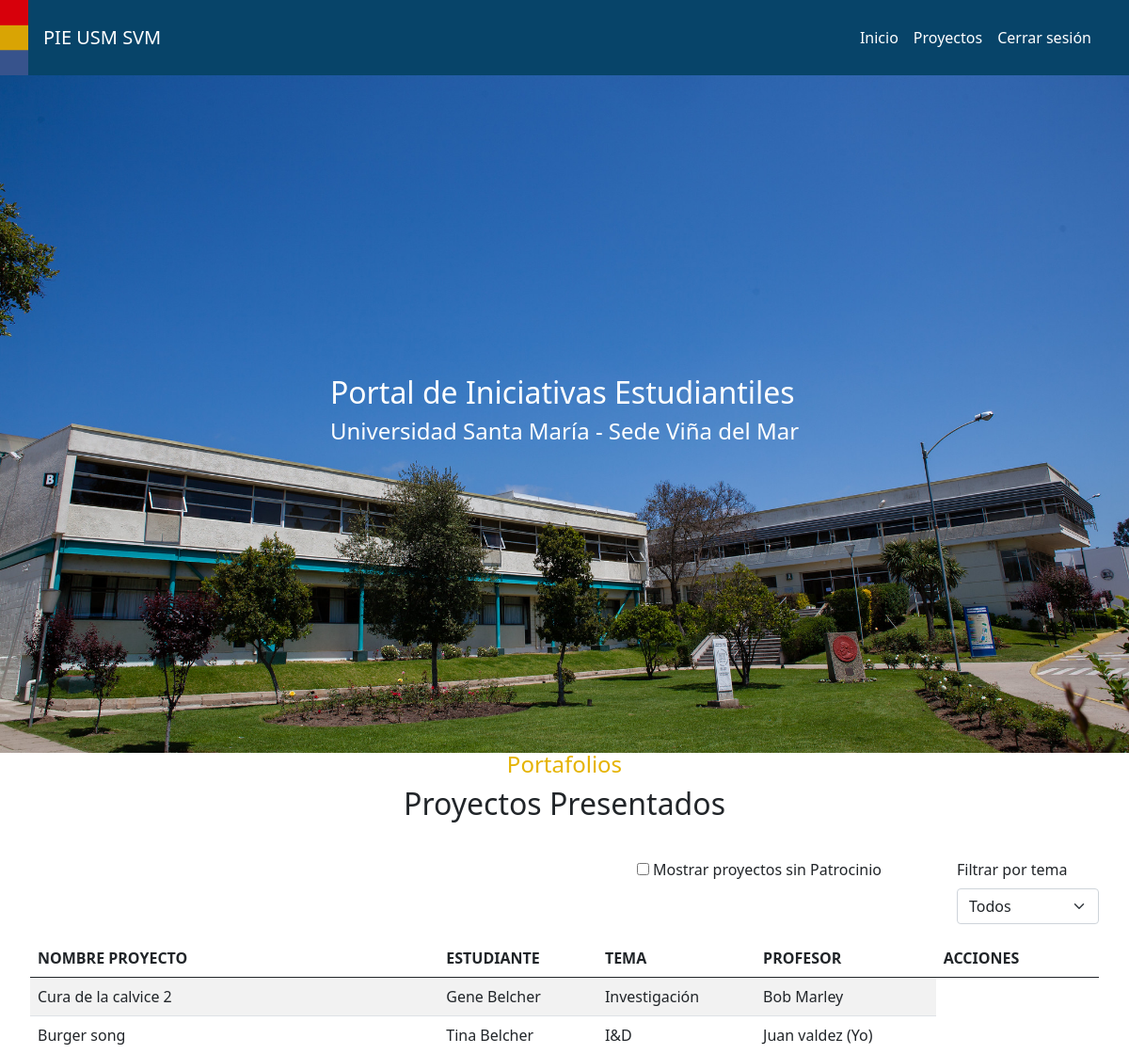
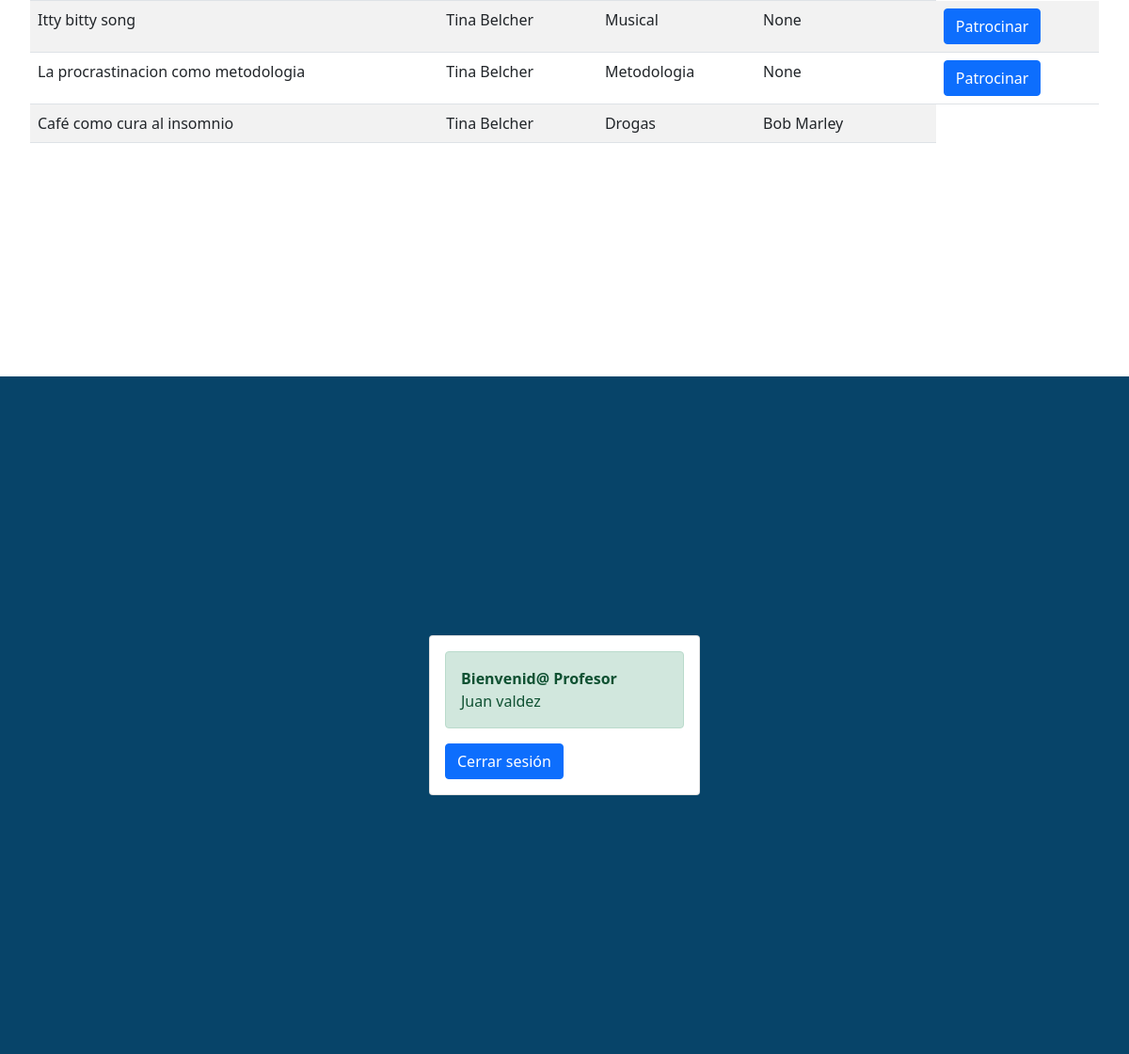
The app's page / (signed in) with its own data (2 pictures, top to bottom).
### Certamen2/models.py (models this page shows, shortened)
class Proyecto(models.Model):
    id = models.AutoField(primary_key=True)
    nombre = models.CharField(max_length=50)
    tema = models.CharField(max_length=50)
    estudiante = models.ForeignKey(Usuario, on_delete=models.CASCADE, related_name="estudiante_proyecto")
    profesor = models.ForeignKey(Usuario, on_delete=models.CASCADE, null=True, blank=True,
                                 related_name="profesor_proyecto")

class Usuario(models.Model):
    id = models.AutoField(primary_key=True)
    nombre = models.CharField(max_length=50)
    role = models.CharField(max_length=50, choices=roles)
    email = models.EmailField()
    password = models.CharField(max_length=50)
    def __str__(self) -> str:
        return self.nombre

### Certamen2/views.py (the view)
# urls.py: 2. Add a URL to urlpatterns:  path('', views.home, name='home')
def home(request):
    title = "Inicio"
    logged_user = request.session.get('user_id', None)
    if logged_user is not None:
        user = Usuario.objects.get(id=logged_user)
        if user.role == '0':
            projects = Proyecto.objects.filter(estudiante=user)
        else:
            projects = Proyecto.objects.all()
    else:
        user = None
        projects = Proyecto.objects.filter(profesor__isnull=False)
    temas = set(p.tema for p in projects)
    data = {
        "title": title,
        "projects": projects,
        "temas": temas,
        "user": user
    }
    return render(request, 'landing.html', data)

### Certamen2/templates/landing.html
{% extends 'home.html' %}
{% load static %}
{% block content %}
    <div class="image-container">
        <img src="{% static 'svm.jpg' %}">
        <div class="overlay-text">
            <h2>Portal de Iniciativas Estudiantiles</h2>
            <h4>Universidad Santa María - Sede Viña del Mar</h4>
        </div>
    </div>
    {% include 'projectsList.html' %}
    {% include 'login.html' %}
{% endblock %}

### Certamen2/templates/projectsList.html (shortened to what this page needs)
<!DOCTYPE html>
<html lang="en">
<head>
</head>
<body>
<div class="project-container" id="proyectos">
    <div class="col-12 project-header">
        <h4>Portafolios</h4>
        {% if user and user.role == '0' %}
            <h2>Mis Proyectos</h2>
        {% else %}
            <h2>Proyectos Presentados</h2>
        {% endif %}
    </div>
    <div class="table-responsive project-list">
        {% if user and user.role == '1' %}
            <div class="mb-3" style="margin-right: 5rem">
                <input type="checkbox" id="filterNoPatrocinio">
                <label for="filterNoPatrocinio">Mostrar proyectos sin Patrocinio</label>
            </div>
        {% endif %}
        <div class="mb-3">
            <label for="filter" class="form-label">Filtrar por tema</label>
            <select class="form-select" id="filter">
                <option selected>Todos</option>
            </select>
        </div>
        <table class="table table-striped">
            <thead>
            <tr>
                <th>NOMBRE PROYECTO</th>
                <th>ESTUDIANTE</th>
                <th>TEMA</th>
                <th>PROFESOR</th>
                {% if user %}
                    <th>ACCIONES</th>
                {% endif %}
            </tr>
            </thead>
            <tbody>
            {% for project in projects %}
                <tr>
                    <td>{{ project.nombre }}</td>
                    <td>{{ project.estudiante }}</td>
                    <td>{{ project.tema }}</td>
                    <td>{{ project.profesor }} {% if user and project.profesor.id == user.id %} (Yo) {% endif %}</td>
                    {% if user.role == '0' %}
                        <td>
                            <div class="btn-group" role="group">
                                <a class="btn btn-primary" href="{% url 'editar_proyecto' project.id %}">Editar</a>
                                <form method="post" style="display: inline-block;"
                                      action="{% url 'eliminar_proyecto' project.id %}">
                                    {% csrf_token %}
                                    <button type="submit" class="btn btn-danger">Eliminar</button>
                                </form>
                            </div>
                        </td>
                    {% elif not project.profesor %}
                        <td>
                            <a class="btn btn-primary" href="{% url 'patrocinar_proyecto' project.id %}">Patrocinar</a>
                        </td>
                    {% endif %}
                </tr>
            {% endfor %}
            </tbody>
        </table>
    </div>
</div>
</html>

### Certamen2/templates/login.html (shortened to what this page needs)
{% load static %}
<!DOCTYPE html>
<html lang="en">
<head>
</head>
<body>
<div class="login-container d-flex justify-content-center align-items-center" id="login">
    <div class="card" style="width: 18rem;">
        <div class="card-body">
            {% if user is not None %}
                <div class="alert alert-success" role="alert">
                    <b>Bienvenid@ {{ user.get_role_display }}</b> <br>{{ user.nombre }}
                </div>
                <form method="post" action="{% url 'logout' %}">
                    <button type="submit" class="btn btn-primary">Cerrar sesión</button>
                </form>
            {% endif %}
        </div>
    </div>
</div>
</body>
</html>

### Certamen2/templates/static/css/styles.css (style rules this page uses)
.image-container { position: relative; margin-top: 10vh; }
.image-container img { width: 100%; height: 90vh; object-fit: cover; }
.overlay-text { position: absolute; top: 50%; left: 50%; transform: translate(-50%, -50%); color: white; }
.project-header { background-color: #ffffff; padding: 1rem; margin-top: 0vh; margin-bottom: 0rem; display: flex; flex-direction: column; justify-content: center; align-items: center; text-align: center; height: 10vh; }
.project-header h4 { color: #e5b300; }
.project-container { height: 90vh; }
.project-list { display: flex; flex-wrap: wrap; justify-content: end; margin: 2rem; }
.login-container { display: flex; justify-content: start; align-items: start; background-color: #074469; height: 90vh; }

### records on screen
Proyecto: nombre "Cura de la calvice 2", estudiante "Gene Belcher", tema "Investigación", profesor "Bob Marley"
Proyecto: nombre "Burger song", estudiante "Tina Belcher", tema "I&D", profesor "Juan valdez", shows "(Yo)"
Proyecto: nombre "Itty bitty song", estudiante "Tina Belcher", tema "Musical", profesor "None", shows "Patrocinar"
Proyecto: nombre "La procrastinacion como metodologia", estudiante "Tina Belcher", tema "Metodologia", profesor "None", shows "Patrocinar"
Proyecto: nombre "Café como cura al insomnio", estudiante "Tina Belcher", tema "Drogas", profesor "Bob Marley"
Usuario: role "Profesor", nombre "Juan valdez"
